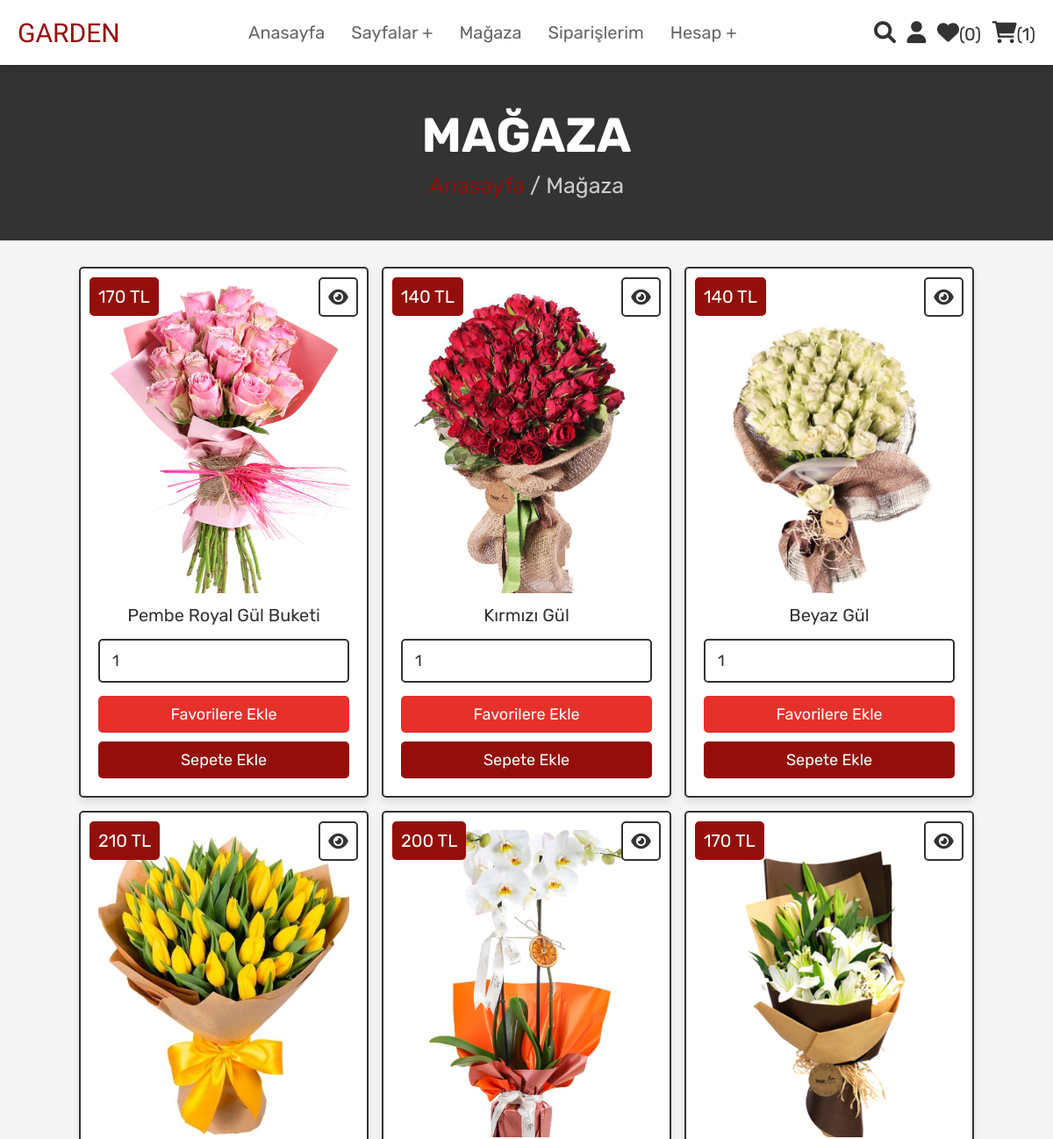
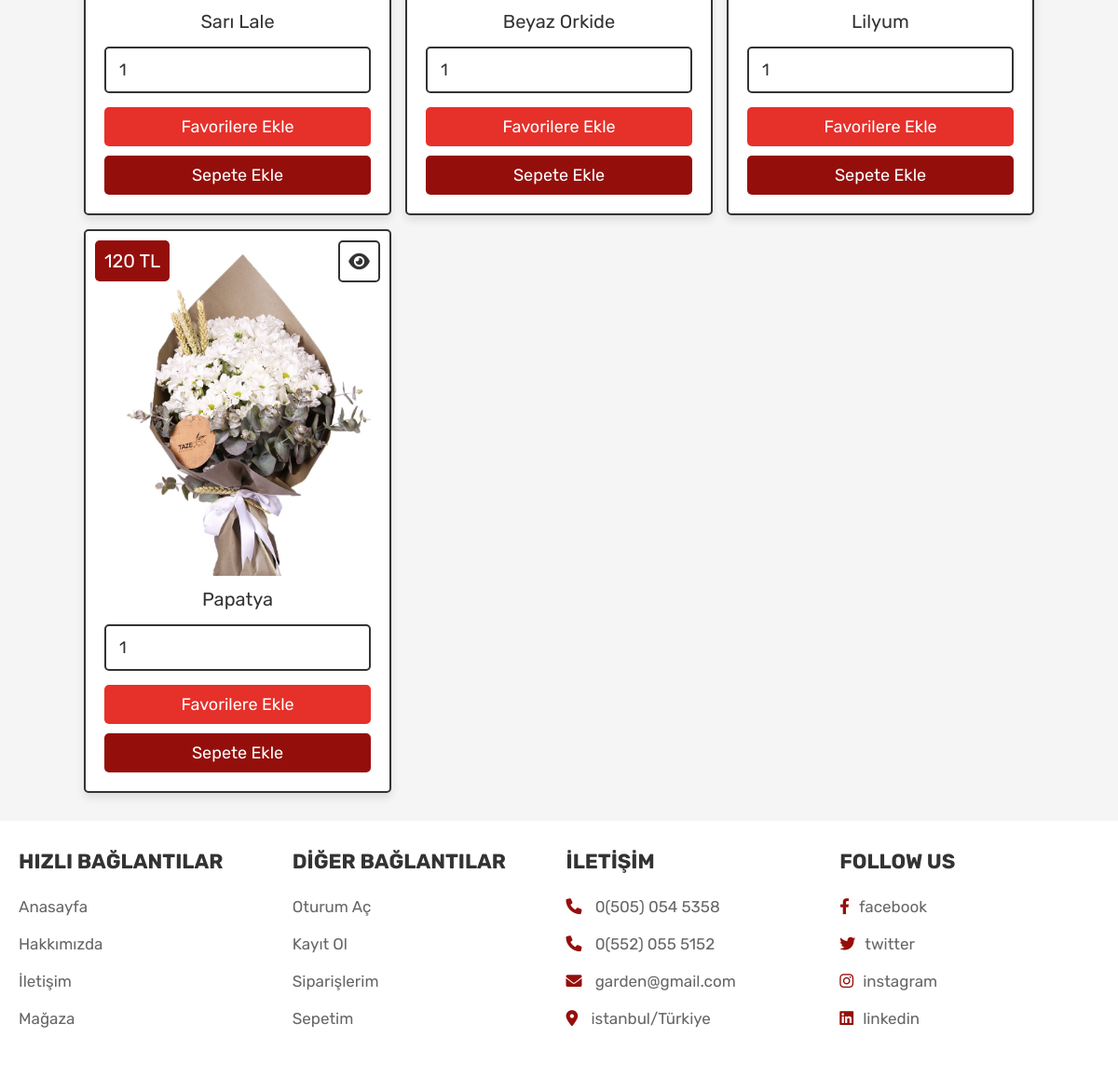
/flower/shop.php (signed in), run on the app's committed database (2 pictures, top to bottom).
### tables this page shows
CREATE TABLE `products` (
  `id` int NOT NULL,
  `name` varchar(100) NOT NULL,
  `details` varchar(500) NOT NULL,
  `price` int NOT NULL,
  `image` varchar(100) NOT NULL
);

### flower/shop.php (the view, shortened to what this page needs)
<?php
@include 'config.php';
?>
<!DOCTYPE html>
<html lang="en">
<head>
   <link rel="stylesheet" href="https://cdnjs.cloudflare.com/ajax/libs/font-awesome/6.0.0/css/all.min.css">
   <link rel="stylesheet" href="css/style.css">
</head>
<body>
<?php @include 'header.php'; ?>
<section class="heading">
    <h3>MAĞAZA</h3>
    <p> <a href="home.php">Anasayfa</a> / Mağaza </p>
</section>
<section class="products">
   <div class="box-container">
      <?php
         $select_products = mysqli_query($conn, "SELECT * FROM `products`") or die('query failed');
         if(mysqli_num_rows($select_products) > 0){
            while($fetch_products = mysqli_fetch_assoc($select_products)){
      ?>
      <form action="" method="POST" class="box">
         <a href="view_page.php?pid=<?php echo $fetch_products['id']; ?>" class="fas fa-eye"></a>
         <div class="price"><?php echo $fetch_products['price']; ?> TL</div>
         <img src="uploaded_img/<?php echo $fetch_products['image']; ?>" alt="" class="image">
         <div class="name"><?php echo $fetch_products['name']; ?></div>
         <input type="number" name="product_quantity" value="1" min="0" class="qty">
         <input type="submit" value="Favorilere Ekle" name="add_to_wishlist" class="option-btn">
         <input type="submit" value="Sepete Ekle" name="add_to_cart" class="btn">
      </form>
      <?php
         }
      }else{
         echo '<p class="empty">Henüz ürün eklenmedi!</p>';
      }
      ?>
   </div>
</section>
<?php @include 'footer.php'; ?>
</body>
</html>

### flower/css/style.css (style rules this page uses)
:root { --pink:#940f0b; --red:#8a9d68; --orange:#e6302a; --black:#333; --white:#fff; --light-color:#666; --light-white:#ccc; --light-bg:#f5f5f5; --border:.2rem solid var(--black); --box-shadow:0 .5rem 1rem rgba(0,0,0,.1); }
* { font-family: 'Rubik', sans-serif; margin:0; padding:0; box-sizing: border-box; outline: none; border:none; text-decoration: none; transition:all .2s linear; }
html { font-size: 62.5%; overflow-x: hidden; scroll-behavior: smooth; scroll-padding-top: 6.5rem; }
body { background: var(--light-bg); }
section { padding:3rem 2rem; }
.btn, .delete-btn, .option-btn { display: inline-block; border-radius: .5rem; margin-top: 1rem; font-size: 1.8rem; color:var(--white); cursor: pointer; padding:1rem 3rem; text-transform: capitalize; }
.btn { background-color: var(--pink); }
.option-btn { background-color: var(--orange); }
.heading { display: flex; flex-flow: column; align-items: center; justify-content: center; gap:1rem; background-color: var(--black); text-align: center; min-height: 25vh; }
.heading h3 { font-size: 5.5rem; color:var(--white); text-transform: uppercase; }
.heading p { font-size: 2.5rem; color:var(--light-white); }
.heading p a { color:var(--pink); }
.products .box-container { max-width: 1200px; margin:0 auto; display: grid; grid-template-columns: repeat(auto-fit, 33rem); gap:1.5rem; align-items: flex-start; justify-content: center; }
.products .box-container .box { background-color: var(--white); border:var(--border); box-shadow: var(--box-shadow); border-radius: .5rem; padding:2rem; text-align: center; position: relative; }
.products .box-container .box .image { height: 35rem; width: 100%; object-fit: cover; }
.products .box-container .box .fa-eye, .products .box-container .box .price { position: absolute; top:1rem; border-radius: .5rem; }
.products .box-container .box .price { font-size: 2rem; padding:1rem; background-color: var(--pink); color:var(--white); left:1rem; }
.products .box-container .box .fa-eye { right:1rem; height: 4.5rem; width: 4.5rem; line-height: 4.2rem; font-size: 2rem; background-color: var(--white); color:var(--black); border:var(--border); }
.products .box-container .box .name { margin:1rem; font-size: 2rem; color:var(--black); }
.products .box-container .box .qty { width: 100%; padding:1.2rem 1.4rem; font-size: 1.8rem; color:var(--black); border:var(--border); border-radius: .5rem; margin:.5rem 0; }
.products .box-container .box .btn, .products .box-container .box .option-btn { width: 100%; }

### data on the page
products: price "170", image (picture), name "Pembe Royal Gül Buketi"
products: price "140", image (picture), name "Kırmızı Gül"
products: price "140", image (picture), name "Beyaz Gül"
products: price "210", image (picture), name "Sarı Lale"
products: price "200", image (picture), name "Beyaz Orkide"
products: price "170", image (picture), name "Lilyum"
products: price "120", image (picture), name "Papatya"

### other printed values
$wishlist_num_rows "0"
$cart_num_rows "1"
